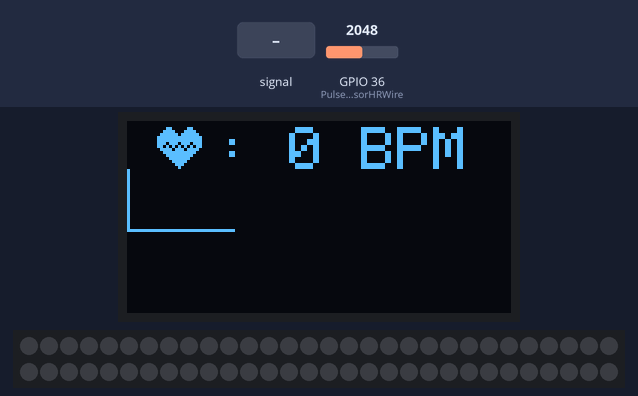
The sketch below on a simulated ESP32. Shown: 128×64 one-colour display, 60 RGB LEDs in strip order, left to right, continuing on the next row. The test bench sets the inputs (shaded band); at power-on: GPIO 36 (PulseSensorHRWire) = 2048. What the sketch prints to the serial monitor is not drawn.

Above: at 4.2 s.
4.3 s: GPIO 36 (PulseSensorHRWire) fed a 200 Hz sine of ±327 counts around its level
At 6.64 s:
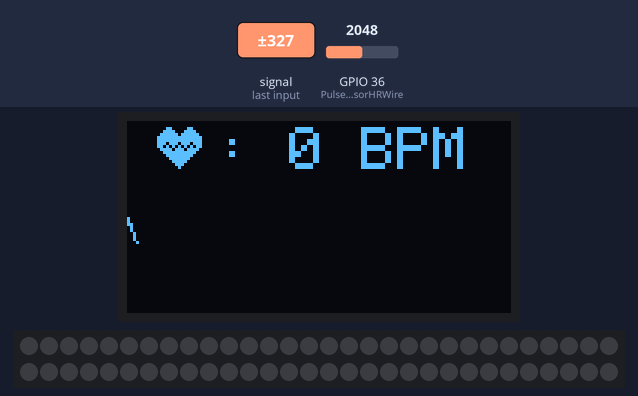
7.3 s: GPIO 36 (PulseSensorHRWire) set to 2866
At 7.57 s:
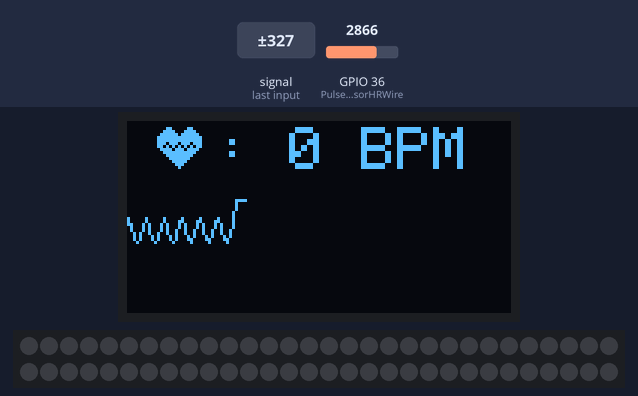
8.9 s: GPIO 36 (PulseSensorHRWire) fed a 1000 Hz sine of ±1023 counts around its level
At 9.13 s:
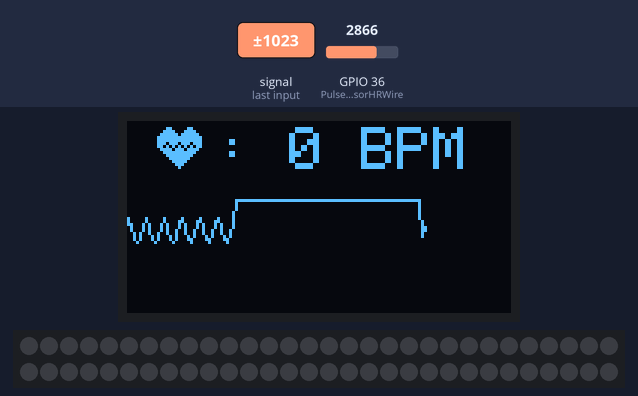
10.4 s: GPIO 36 (PulseSensorHRWire) set to 4095
At 10.78 s:
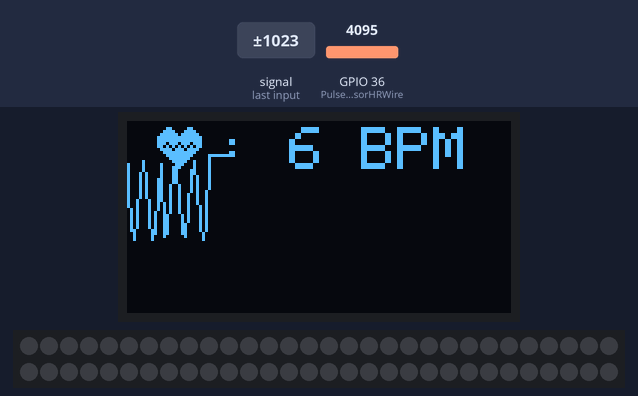
12.0 s: GPIO 36 (PulseSensorHRWire) set to 3603
At 12.46 s:
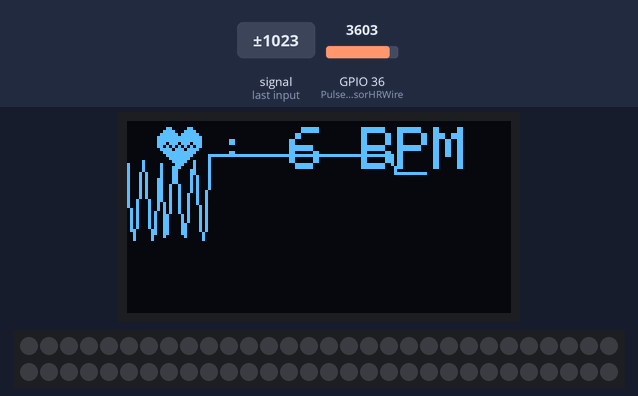
Timing chart, 0 to 14.8 s (numbered marks = the images above; inputs shaded):
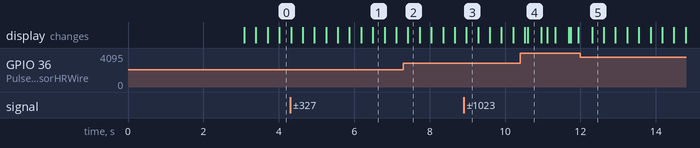

The sketch:

OLED_HeartRate.ino
```cpp
#include <Wire.h>
#include <Adafruit_GFX.h>
#include <Adafruit_SSD1306.h>
#include <Adafruit_NeoPixel.h>
//----------------------------------------Configure OLED screen size in pixels
#define SCREEN_WIDTH 128 //--> OLED display width, in pixels
#define SCREEN_HEIGHT 64 //--> OLED display height, in pixels
#define PIN 26
//----------------------------------------Declaration for an SSD1306 display connected to I2C (SDA, SCL pins)
#define OLED_RESET     -1 // Reset pin # (or -1 if sharing Arduino reset pin)
Adafruit_SSD1306 display(SCREEN_WIDTH, SCREEN_HEIGHT, &Wire, OLED_RESET);
Adafruit_NeoPixel strip = Adafruit_NeoPixel(60, PIN, NEO_GRB + NEO_KHZ800);
//----------------------------------------

//----------------------------------------Variable Declarations
unsigned long previousMillisGetHR = 0; //--> will store the last time Millis (to get Heartbeat) was updated.
unsigned long previousMillisResultHR = 0; //--> will store the last time Millis (to get BPM) was updated.

const long intervalGetHR = 20; //--> Interval for reading heart rate (Heartbeat) = 10ms.
const long intervalResultHR = 10000; //--> The reading interval for the result of the Heart Rate calculation is in 10 seconds.

int PulseSensorSignal; //--> Variable to accommodate the signal value from the sensor
const int PulseSensorHRWire = 36; //--> PulseSensor connected to ANALOG PIN 0 (A0 / ADC 0).
//const int LED_A1 = A1; //--> LED to detect when the heart is beating. The LED is connected to PIN A1 on the Arduino UNO.
int UpperThreshold = 200; //--> Determine which Signal to "count as a beat", and which to ingore.
int LowerThreshold = 100;

int cntHB = 0; //--> Variable for counting the number of heartbeats.
boolean ThresholdStat = true; //--> Variable for triggers in calculating heartbeats.
int BPMval = 0; //--> Variable to hold the result of heartbeats calculation.

int x = 0; //--> Variable axis x graph values to display on OLED
int y = 0 + 16; //--> Variable axis y graph values to display on OLED
int lastx = 0; //--> The graph's last x axis variable value to display on the OLED
int lasty = 0 + 16; //--> The graph's last y axis variable value to display on the OLED

const unsigned char Heart_Icon [] PROGMEM = {
  0x00, 0x00, 0x18, 0x30, 0x3c, 0x78, 0x7e, 0xfc, 0xff, 0xfe, 0xff, 0xfe, 0xee, 0xee, 0xd5, 0x56,
  0x7b, 0xbc, 0x3f, 0xf8, 0x1f, 0xf0, 0x0f, 0xe0, 0x07, 0xc0, 0x03, 0x80, 0x01, 0x00, 0x00, 0x00
};


void setup() {
  //  pinMode(LED_A1,OUTPUT); //--> Set LED_3 PIN as Output.
  Serial.begin(9600); //--> Set's up Serial Communication at certain speed.
  display.begin(SSD1306_SWITCHCAPVCC, 0x3C);  // Initialize display with the I2C address of 0x3C
  display.clearDisplay();  // Clear the buffer

  display.setTextSize(1);
  display.setTextColor(WHITE);

  display.setCursor(0, 6); //--> (x position, y position)
  display.print("     Please wait");

  display.setCursor(0, 22); //--> (x position, y position)
  display.print("     10  seconds");

  display.setCursor(0, 32); //--> (x position, y position)
  display.print("       to get");

  display.setCursor(0, 42); //--> (x position, y position)
  display.print(" the Heart Rate value");;

  display.display();
  delay(3000);
  //----------------------------------------

  //----------------------------------------Displays the initial display of BPM value
  display.clearDisplay(); //--> for Clearing the display
  display.drawBitmap(0 + 10, 47 - 46, Heart_Icon, 16, 16, WHITE); //--> display.drawBitmap(x position, y position, bitmap data, bitmap width, bitmap height, color)

  display.setTextSize(2);
  display.setTextColor(WHITE);
  display.setCursor(20 + 10, 48 - 46); //--> (x position, y position)
  display.print(": 0 BPM");
  display.display();
  //----------------------------------------

  Serial.println();
  Serial.println("Please wait 10 seconds to get the BPM Value");

  strip.begin();
  strip.setBrightness(50);
  strip.show();
}

void DrawGraph() {
  //  Condition to reset the graphic display if it fills the width of the OLED screen
  if (x > 127) {
    display.fillRect(0, 0 + 16, 128, 55, BLACK);
    x = 0;
    lastx = 0;
  }

  //  Process signal data to be displayed on OLED in graphic form
  int ySignal = PulseSensorSignal;
  Serial.println(PulseSensorSignal);
  if (ySignal > 700) ySignal = 700;
  if (ySignal < 60) ySignal = 60;

  int ySignalMap = map(ySignal, 60, 700, 0, 40 + 16); //--> The y-axis used on OLEDs is from 0 to 40

  y = 40 + 16 - ySignalMap;

  //  Displays the heart rate graph
  display.writeLine(lastx, lasty, x, y, WHITE);
  display.display();

  lastx = x;
  lasty = y;

  x++;
}

void GetHeartRate() {
  //  Process of reading heart rate.
  unsigned long currentMillisGetHR = millis();

  if (currentMillisGetHR - previousMillisGetHR >= intervalGetHR) {
    previousMillisGetHR = currentMillisGetHR;

    PulseSensorSignal = analogRead(PulseSensorHRWire) / 7; //--> holds the incoming raw data. Signal value can range from 0-1024

    if (PulseSensorSignal > UpperThreshold && ThresholdStat == true) {
      cntHB++;
      ThresholdStat = false;
    }

    if (PulseSensorSignal < LowerThreshold) {
      ThresholdStat = true;
    }

    DrawGraph(); //--> Calling the DrawGraph() subroutine
  }

  //----------------------------------------The process for getting the BPM value.
  unsigned long currentMillisResultHR = millis();

  if (currentMillisResultHR - previousMillisResultHR >= intervalResultHR) {
    previousMillisResultHR = currentMillisResultHR;

    BPMval = cntHB * 6; //--> The taken heart rate is for 10 seconds. So to get the BPM value, the total heart rate in 10 seconds x 6.
    Serial.print("BPM : ");
    Serial.println(BPMval);

    display.fillRect(20 + 10, 48 - 46, 108, 20, BLACK);

    display.drawBitmap(0 + 10, 47 - 46, Heart_Icon, 16, 16, WHITE); //--> display.drawBitmap(x position, y position, bitmap data, bitmap width, bitmap height, color)

    display.setTextSize(2);
    display.setTextColor(WHITE);
    display.setCursor(20 + 10, 48 - 46); //--> (x position, y position)
    display.print(": ");
    display.print(BPMval);
    display.print(" BPM");
    display.display();

    cntHB = 0;
  }
}

void loop() {
  GetHeartRate(); //--> Calling the GetHeartRate() subroutine
}
```
